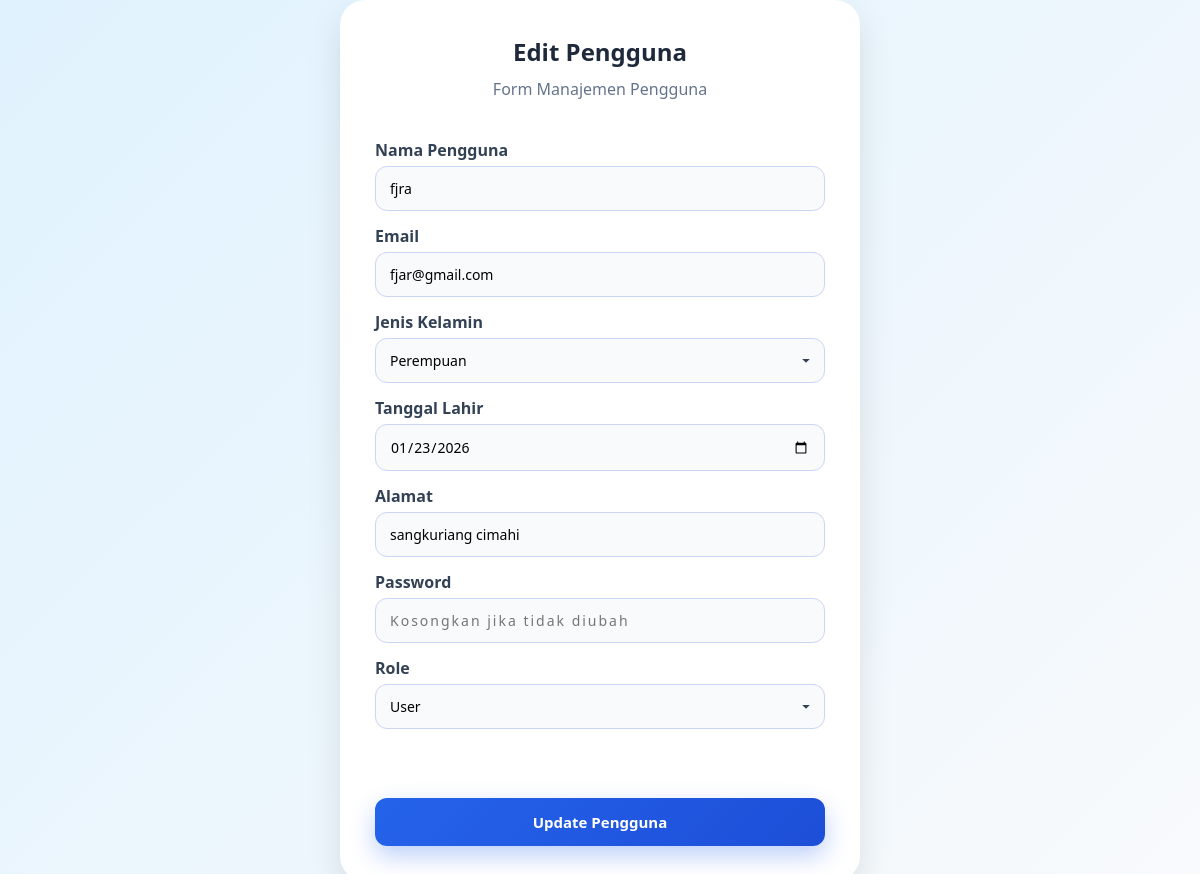
The app's page /controllers/c_pengguna.php?aksi=edit&id=3 (signed in) with its own data.
### tables this page shows
CREATE TABLE `pengguna` (
  `id_pengguna` int NOT NULL,
  `nama_pengguna` varchar(100) NOT NULL,
  `jenis_kelamin` enum('laki-laki','perempuan') NOT NULL,
  `alamat` varchar(150) NOT NULL,
  `role` enum('admin','user') NOT NULL,
  `password` varchar(250) NOT NULL,
  `email` varchar(150) NOT NULL,
  `tanggal_lahir_pengguna` date DEFAULT NULL
);

### models/m_koneksi.php (called while the page is built, shortened)
<?php
class m_koneksi {
    public function __construct() {
        $host = "localhost";
        $user = "root";
        $pass = "";
        $db   = "peminjaman_buku";
        $this->koneksi = mysqli_connect($host, $user, $pass, $db);
    }
}

### models/m_pengguna.php (called while the page is built, shortened)
<?php
require_once "m_koneksi.php";
class m_pengguna {
    private $koneksi;
    public function __construct() {
        $db = new m_koneksi();
        $this->koneksi = $db->koneksi;
    }
    public function tampil_data_by_id($id) {
        $sql = "SELECT * FROM pengguna WHERE id_pengguna = '$id'";
        $query = mysqli_query($this->koneksi, $sql);
        return mysqli_fetch_object($query);
    }
}
?>

### views/v_edit_pengguna.php (the view, shortened to what this page needs)
<!DOCTYPE html>
<html lang="id">
<head>
    <link rel="stylesheet" href="../asset/edit_pengguna.css">
</head>
<body>
    <div class="card">
        <h2>Edit Pengguna</h2>
        <p>Form Manajemen Pengguna</p>
        <form action="../controllers/c_pengguna.php?aksi=update" method="POST">
            <label>Nama Pengguna</label>
            <input type="text"
                name="nama_pengguna"
                value="<?= htmlspecialchars($users->nama_pengguna) ?>"
                required>
            <label>Email</label>
            <input type="email"
                name="email"
                value="<?= htmlspecialchars($users->email) ?>"
                required>
            <label>Jenis Kelamin</label>
            <select name="jenis_kelamin" required>
                <option value="perempuan"
                    <?= $users->jenis_kelamin == 'perempuan' ? 'selected' : '' ?>>
                    Perempuan
                </option>
            </select>
            <label>Tanggal Lahir</label>
            <input type="date"
                name="tanggal_lahir_pengguna"
                value="<?= $users->tanggal_lahir_pengguna ?>"
                required>
            <label>Alamat</label>
            <input type="text"
                name="alamat"
                value="<?= htmlspecialchars($users->alamat) ?>"
                required>
            <label>Password</label>
            <input type="password"
                name="password"
                placeholder="Kosongkan jika tidak diubah">
            <label>Role</label>
            <select name="role" required>
                <option value="user"
                    <?= $users->role == 'user' ? 'selected' : '' ?>>
                    User
                </option>
            </select>
            <br><br>
            <button type="submit">Update Pengguna</button>
        </form>
    </div>
</body>
</html>

### asset/edit_pengguna.css (style rules this page uses)
* { margin:0; padding:0; box-sizing:border-box; font-family:'Segoe UI',sans-serif; }
body { background:linear-gradient(135deg,#e0f2fe,#f8fafc); display:flex; justify-content:center; align-items:center; min-height:100vh; }
.card { width:100%; max-width:520px; background:white; padding:35px; border-radius:25px; box-shadow:0 15px 35px rgba(0,0,0,0.1); animation:fadeIn .6s ease; }
h2 { text-align:center; color:#1e293b; margin-bottom:10px; }
p { text-align:center; color:#64748b; margin-bottom:25px; }
form { display:flex; flex-direction:column; }
label { margin-top:14px; margin-bottom:5px; font-weight:600; color:#334155; }
input, select { padding:12px 14px; border-radius:12px; border:1px solid #cbd5f5; outline:none; font-size:14px; background:#f8fafc; transition:.3s; }
input[type="password"] { letter-spacing:2px; }
button { margin-top:25px; padding:14px; border:none; border-radius:12px; background:linear-gradient(135deg,#2563eb,#1d4ed8); color:white; font-weight:bold; font-size:15px; cursor:pointer; transition:.3s; box-shadow:0 10px 25px rgba(37,99,235,0.3); }
select { appearance:none; background-repeat:no-repeat; background-position:right 10px center; background-size:16px; }

### records on screen
pengguna: nama_pengguna "fjra", email "fjar@gmail.com", jenis_kelamin "Perempuan", tanggal_lahir_pengguna "01/23/2026", alamat "sangkuriang cimahi", role "User"
